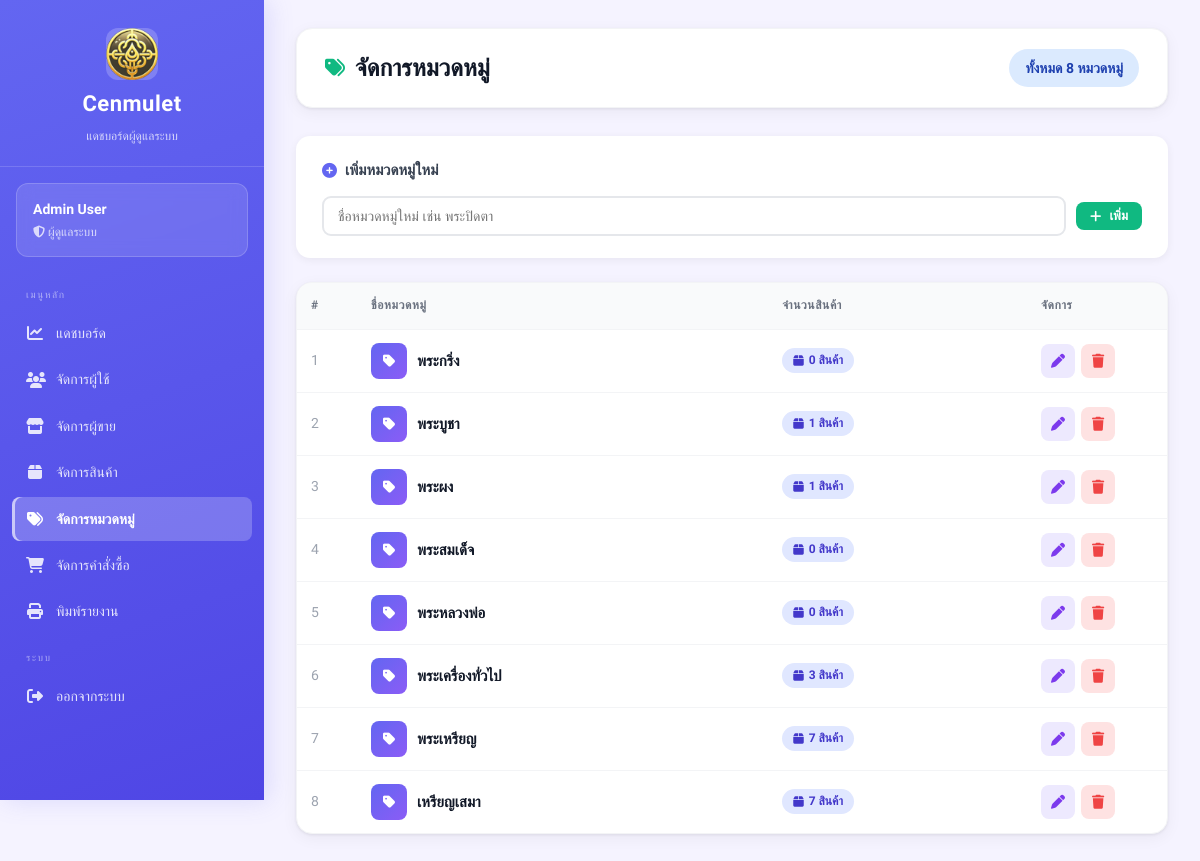
The page /views/admin/categories.php (signed in) on the database as committed earlier.
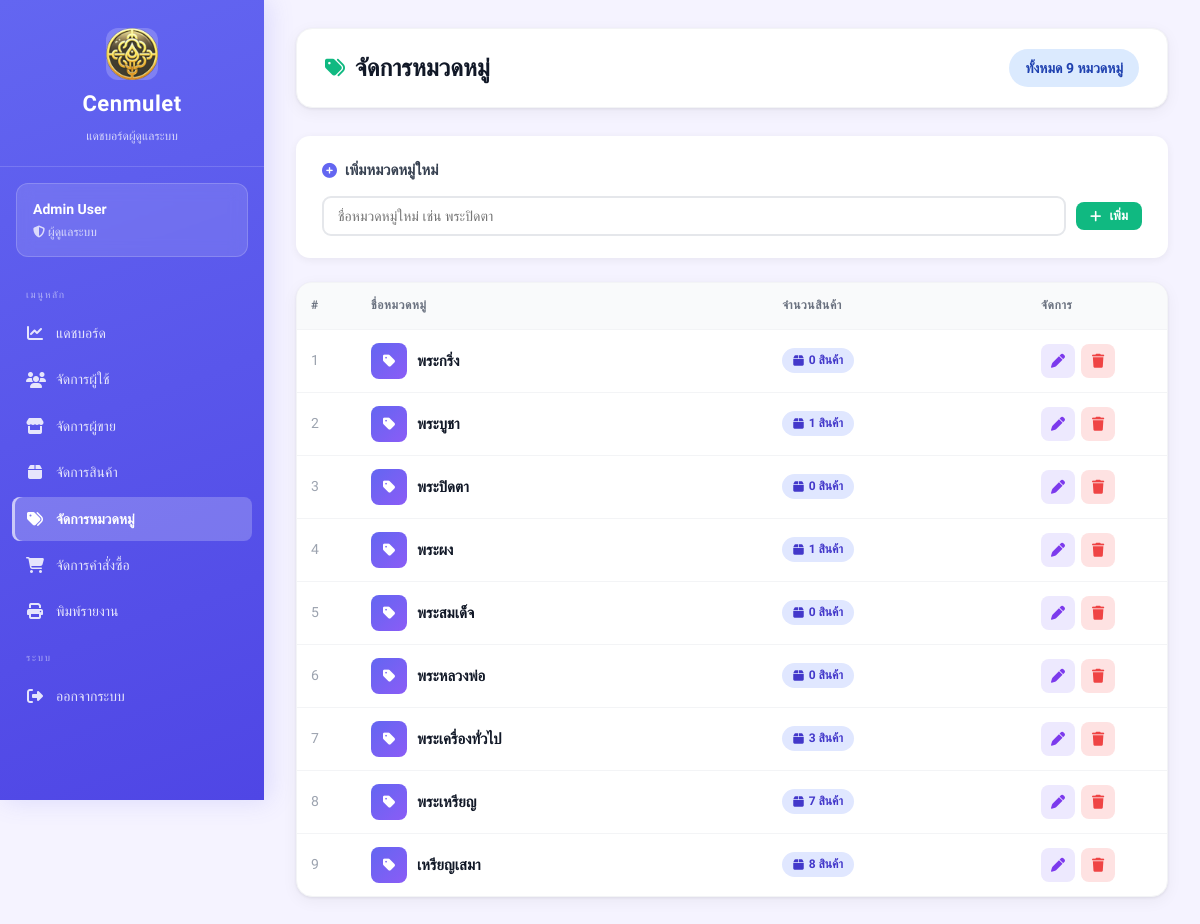
The same page on the database as committed later.
### tables this page shows
CREATE TABLE categories (
    id INTEGER PRIMARY KEY AUTOINCREMENT,
    category_name TEXT
);

### views/admin/categories.php (the view, shortened to what this page needs)
<?php
require_once __DIR__ . "/../../config/db.php";
$categories = $db->query("
    SELECT c.*,
           COUNT(a.id) as product_count
    FROM categories c
    LEFT JOIN amulets a ON c.id = a.categoryId
    GROUP BY c.id
    ORDER BY c.category_name ASC
")->fetchAll(PDO::FETCH_ASSOC);
$total = count($categories);
?>
<!DOCTYPE html>
<html lang="th">
<head>
    <link rel="stylesheet" href="/public/css/dashboard.css">
    <link rel="stylesheet" href="https://cdnjs.cloudflare.com/ajax/libs/font-awesome/6.5.1/css/all.min.css">
</head>
<body class="admin">
<div class="dashboard-container">
<?php include __DIR__ . '/_sidebar.php'; ?>
<main class="main-content">
    <div class="top-bar">
        <h1><i class="fa-solid fa-tags"></i> จัดการหมวดหมู่</h1>
        <span class="badge badge-info" style="font-size:14px;padding:8px 16px">
            ทั้งหมด <?php echo $total; ?> หมวดหมู่
        </span>
    </div>
    <div class="cat-form-card">
        <h3><i class="fa-solid fa-plus-circle"></i> เพิ่มหมวดหมู่ใหม่</h3>
        <form action="/admin/category_action.php" method="POST">
            <div class="cat-input-row">
                <input type="text" name="category_name" id="newCategoryName"
                       placeholder="ชื่อหมวดหมู่ใหม่ เช่น พระปิดตา" required maxlength="100"
                       autocomplete="off">
                <button type="submit" class="btn btn-primary btn-sm" style="white-space:nowrap">
                    <i class="fa-solid fa-plus"></i> เพิ่ม
                </button>
            </div>
        </form>
    </div>
    <div class="card">
        <div class="table-wrapper">
        <?php if (count($categories) > 0): ?>
        <table id="catTable">
            <thead>
                <tr>
                    <th style="width:60px">#</th>
                    <th>ชื่อหมวดหมู่</th>
                    <th>จำนวนสินค้า</th>
                    <th style="width:140px">จัดการ</th>
                </tr>
            </thead>
            <tbody>
            <?php foreach ($categories as $i => $c): ?>
            <tr id="row-<?php echo $c['id']; ?>">
                <td style="color:#9ca3af"><?php echo $i + 1; ?></td>
                <td>
                    <div id="view-<?php echo $c['id']; ?>"
                         style="display:flex;align-items:center;gap:10px">
                        <div style="width:36px;height:36px;border-radius:8px;background:linear-gradient(135deg,#6366f1,#8b5cf6);display:flex;align-items:center;justify-content:center;color:#fff;flex-shrink:0">
                            <i class="fa-solid fa-tag"></i>
                        </div>
                        <strong style="font-size:15px"><?php echo htmlspecialchars($c['category_name']); ?></strong>
                    </div>
                </td>
                <td>
                    <span class="cat-count-chip">
                        <i class="fa-solid fa-box"></i>
                        <?php echo number_format($c['product_count']); ?> สินค้า
                    </span>
                </td>
                <td>
                    <div id="viewBtns-<?php echo $c['id']; ?>" style="display:flex;gap:6px">
                        <button class="btn-icon edit-cat" title="แก้ไข"
                                onclick="startEdit(<?php echo $c['id']; ?>)">
                            <i class="fa-solid fa-pen"></i>
                        </button>
                        <form action="/admin/category_action.php" method="POST"
                              onsubmit="return confirmDelete(<?php echo $c['product_count']; ?>, '<?php echo htmlspecialchars(addslashes($c['category_name'])); ?>')">
                            <button type="submit" class="btn-icon delete-cat" title="ลบ">
                                <i class="fa-solid fa-trash"></i>
                            </button>
                        </form>
                    </div>
                </td>
            </tr>
            <?php endforeach; ?>
            </tbody>
        </table>
        <?php endif; ?>
        </div>
    </div>
</main>
</div>
</body>
</html>

Rows that differ between the two databases and show on the page:
added categories: category_name "พระปิดตา", product_count "0"
computed for categories "เหรียญเสมา": product_count "7" → "8"
Other text that changed with them:
$total: "8" → "9"
